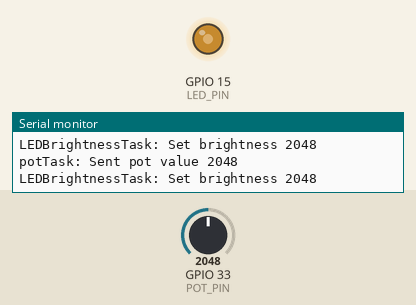
Simulated run of this sketch. Board: ESP32. Shown: output pins drawn as LEDs (lit = HIGH), the last lines printed to the serial monitor. The test bench sets the inputs (shaded band); at power-on: GPIO 33 (POT_PIN) = 2048.

Above: at 1.2 s.
1.3 s: GPIO 33 (POT_PIN) set to 2866
At 2.3 s:
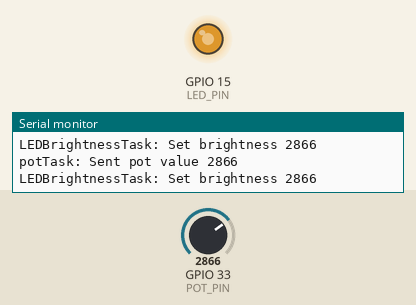
2.8 s: GPIO 33 (POT_PIN) set to 3603
At 3.6 s:
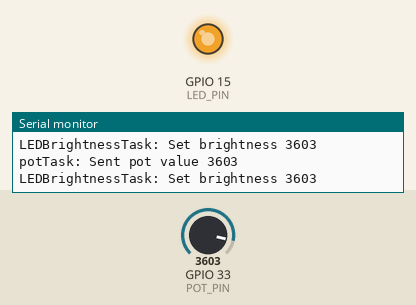
4.3 s: GPIO 33 (POT_PIN) set to 491
At 4.9 s:
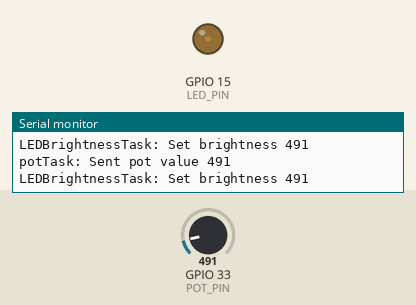
5.8 s: GPIO 33 (POT_PIN) set to 0
At 6.2 s:
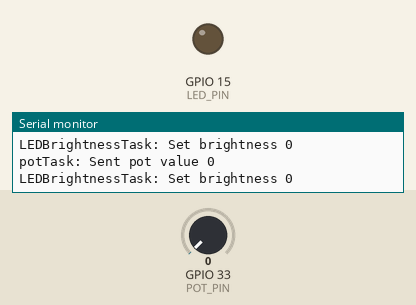
Timing chart, 0 to 8.3 s (numbered marks = the images above; inputs shaded):
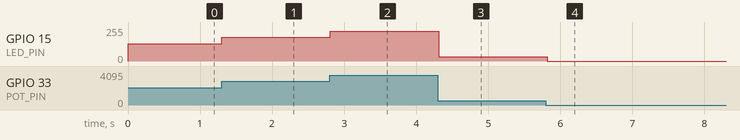

The sketch:

Queue_pwm.ino
```cpp
#define POT_PIN 33
#define LED_PIN 15
#define PWM_FREQ 5000
#define PWM_RESOLUTION 12  // 12-bit (0–4095)
#define QUEUE_SIZE 5

// Create an handle for the queue
QueueHandle_t potQueue = NULL;

void potTask(void *parameter) {
  for (;;) {
    uint16_t potValue = analogRead(POT_PIN);  // Read 0–4095
    xQueueSend(potQueue, &potValue, portMAX_DELAY);  // Send to queue
    // we’ll use the xQueueSend() function to send an item to the queue.
    //  We’re sending the potValue to the potQueue as follows.
    // The last parameter, portMAX_DELAY means that the task will wait indefinitely until
    // there is space in the queue for this new item.
    //  If you don’t want it to wait, and want to return immmediately, pass 0 instead.
    Serial.printf("potTask: Sent pot value %u\n", potValue);
    vTaskDelay(100 / portTICK_PERIOD_MS);  // 100ms
  }
}

void LEDBrightnessTask(void *parameter) {
  for (;;) {
    uint16_t potValue;
    if (xQueueReceive(potQueue, &potValue, portMAX_DELAY)) {
      uint16_t brightness = potValue;
      ledcWrite(LED_PIN, brightness);
      Serial.printf("LEDBrightnessTask: Set brightness %u\n", brightness);
    }
  }
}

void setup() {
  Serial.begin(115200);

  // Setup PWM for LED
  ledcAttach(LED_PIN, PWM_FREQ, PWM_RESOLUTION);

  // Create queue (5 items, each uint16_t)
  potQueue = xQueueCreate(QUEUE_SIZE, sizeof(uint16_t));
  if (potQueue == NULL) {
    Serial.println("Failed to create queue!");
    while (1);
  }

  // Create tasks
  xTaskCreatePinnedToCore(
    potTask,
    "potTask",
    3000,  // Task stack
    NULL,
    1,
    NULL,
    1  // Core 1
  );

  xTaskCreatePinnedToCore(
    LEDBrightnessTask,
    "LEDBrightnessTask",
    3000,
    NULL,
    1,
    NULL,
    1
  );
}

void loop() {
  // Empty
}
```

Measured:
- after the input at 1.3 s, GPIO 15 (LED_PIN): 128/255 → 178/255 at once
- after the input at 2.8 s, GPIO 15 (LED_PIN): 178/255 → 224/255 at once
- after the input at 4.3 s, GPIO 15 (LED_PIN): 224/255 → 31/255 at once
- after the input at 5.8 s, GPIO 15 (LED_PIN): 31/255 → 0/255 at once
